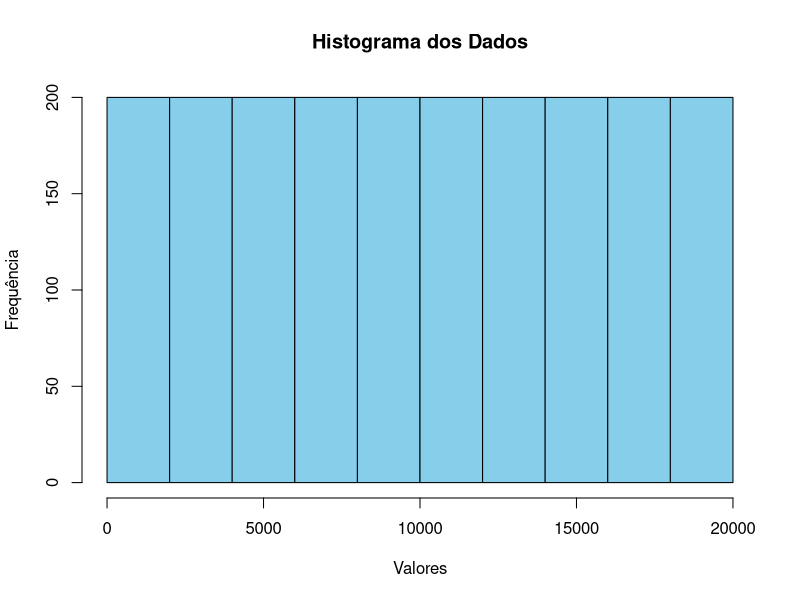
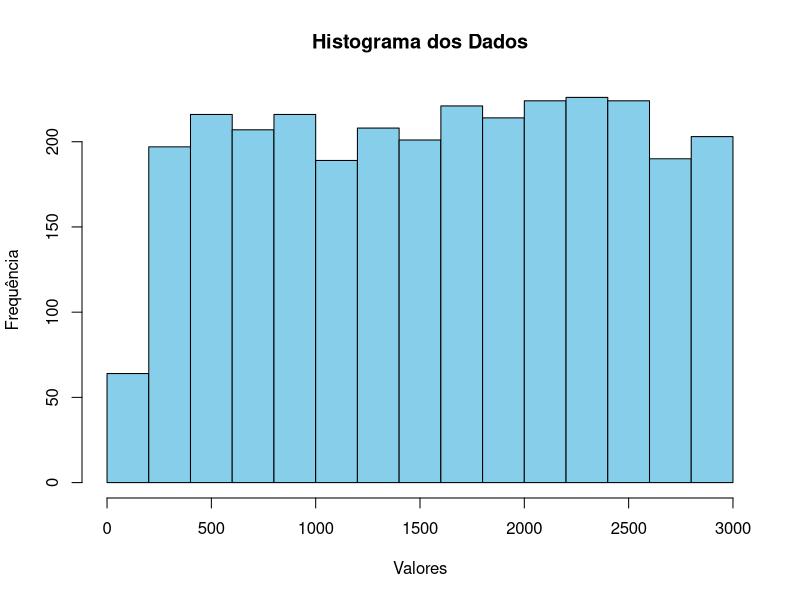
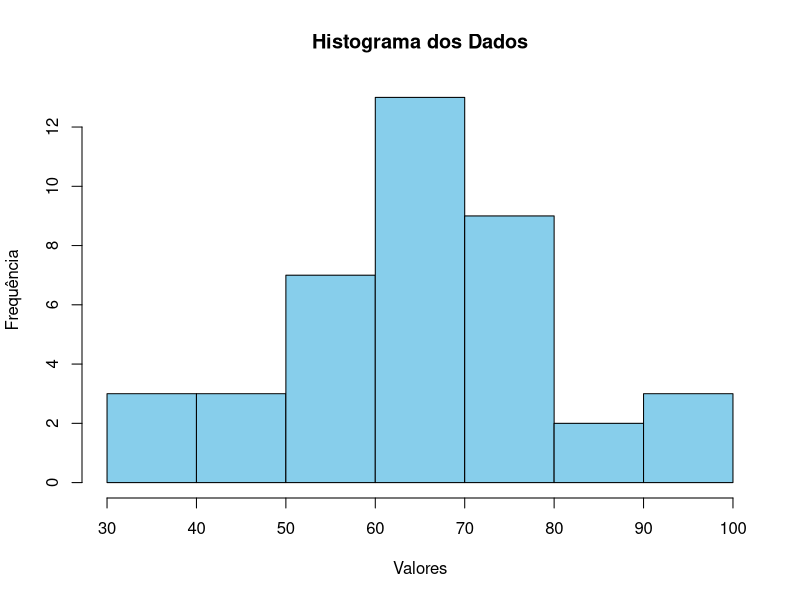
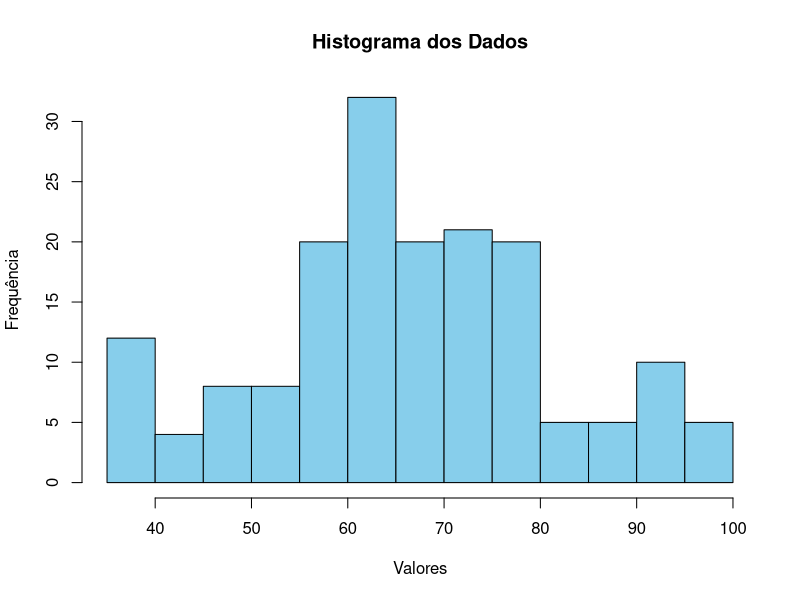

The R source for these figures, in order:
cat("Integrantes:\n")
cat("Beatriz Cabello - 551214\n")
cat("Julia Santos - 97986\n")
cat("Kauê Miziara - 550451\n\n")

# Aula 13
modes <- function(x) {
  ux <- unique(x)
  tab <- tabulate(match(x, ux))
  ux[tab == max(tab)]
}

a13 <- function(data) {
  media <- mean(data)
  mediana <- median(data)
  modas <- modes(data)
  cat("a) Média:", media, "\n")
  cat("a) Mediana:", mediana, "\n")
  cat("a) Modas:", modas, "\n")

  quartis <- quantile(data)
  q1 <- quartis[2]
  q3 <- quartis[4]
  cat("b) Primeiro quartil:", q1, "\n")
  cat("b) Terceiro quartil:", q3, "\n")

  p10 <- quantile(data, 0.10)
  p75 <- quantile(data, 0.75)
  p90 <- quantile(data, 0.90)
  cat("c) P10:", p10, "\n")
  cat("c) P75:", p75, "\n")
  cat("c) P90:", p90, "\n")

  variancia <- var(data)
  cat("d) Variância:", variancia, "\n")

  std <- sd(data)
  cat("e) Desvio-padrão:", std, "\n")

  coef_variacao <- (std / media) * 100
  cat("f) Coeficiente de variação:", coef_variacao, "%\n")

  n <- length(data)
  assimetria <- sum((data - media)^3) / ((n - 1) * (std^3))
  cat("g) Assimetria da curva:", assimetria, "\n")

  if (assimetria > 0) {
    cat("A distribuição possui assimetria positiva.\n")
  } else if (assimetria < 0) {
    cat("A distribuição possui assimetria negativa.\n")
  } else {
    cat("A distribuição é simétrica.\n")
  }

  cat("i) Histograma dos dados:\n")
  hist(data,
       main = "Histograma dos Dados",
       xlab = "Valores", ylab = "Frequência",
       col = "skyblue", border = "black")
}

# 1

cat("1. Massa de dados de 2000 amostras com incremento de 10:\n")
data1 <- seq(0, by = 10, length.out = 2000) + runif(2000, min = 0, max = 10)
cat(head(data1), "\n")
a13(data1)

cat("\n\n")

cat("2. Massa de dados de 3000 amostras, incremento de 10 (apenas inteiros):\n")
data2 <- sample(seq(150, 3000, by = 10), 3000, replace = TRUE)
cat(head(data2), "\n")
a13(data2)

cat("\n\n")

cat("3. A partir das amostras, calcule:\n")
data3 <- c(
  37, 38, 40, 45, 48, 50, 52, 55, 58, 60,
  60, 60, 60, 61, 61, 63, 64, 64, 64, 65,
  65, 66, 66, 68, 68, 70, 72, 72, 72, 72,
  75, 77, 78, 79, 80, 85, 90, 92, 95, 98
)

cat(head(data3), "\n")
a13(data3)

cat("\n\n")

cat("4. A partir das amostras, calcule:\n")
data4 <- c(
  37, 38, 40, 45, 48, 50, 52, 55, 58, 60, 60, 60, 60, 61, 61, 63, 64, 64, 64, 65, 65, 66, 66, 68, 68, # nolint: line_length_linter
  70, 72, 72, 72, 72, 75, 77, 78, 79, 80, 85, 90, 92, 95, 98, 65, 66, 66, 68, 68, 70, 72, 72, 72, 72, # nolint: line_length_linter
  75, 77, 78, 79, 80, 85, 90, 92, 95, 98, 37, 38, 40, 45, 48, 50, 52, 55, 58, 60, 60, 60, 60, 61, 61, # nolint: line_length_linter
  63, 64, 64, 64, 65, 37, 38, 40, 45, 48, 50, 52, 55, 58, 60, 60, 60, 60, 61, 61, 63, 64, 64, 64, 65, # nolint: line_length_linter
  75, 77, 78, 79, 80, 85, 90, 92, 95, 98, 37, 38, 40, 45, 48, 50, 52, 55, 58, 60, 60, 60, 60, 61, 61, # nolint: line_length_linter
  63, 64, 64, 64, 65, 65, 66, 66, 68, 68, 70, 72, 72, 72, 72, 75, 77, 78, 79, 80, 85, 90, 92, 95, 98, # nolint: line_length_linter
  65, 66, 66, 68, 68, 70, 72, 72, 72, 72, 75, 77, 78, 79, 80, 85, 90, 92, 95, 98
)

cat(head(data4), "\n")
a13(data4)

cat("\n\n")